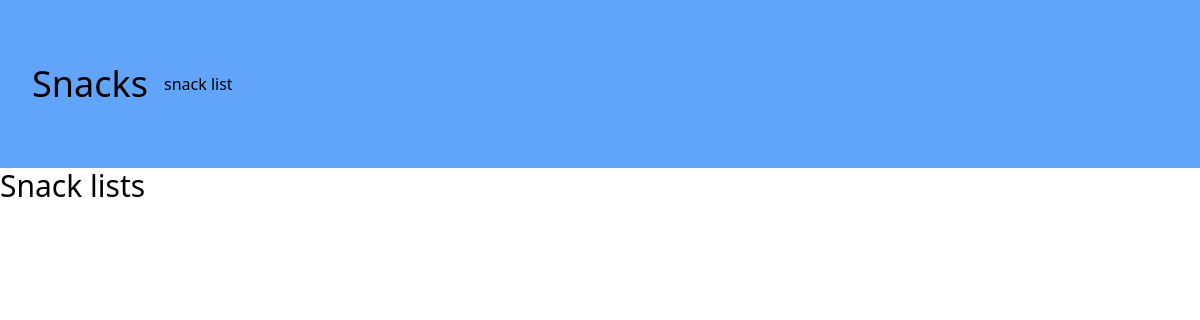
Before: / with the older database file.
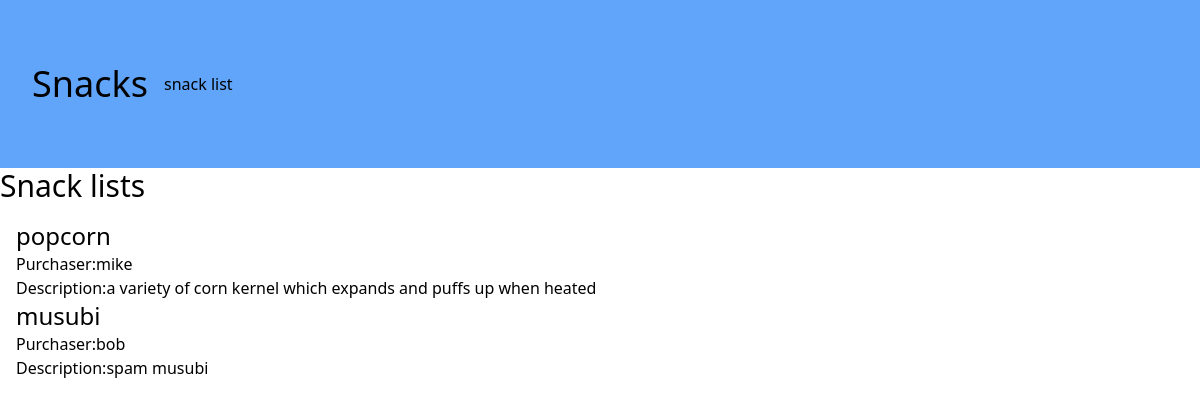
After: the same page with the newer database file.
### snacks/models.py (models this page shows, shortened)
class Snack(models.Model):
    name = models.CharField(max_length=64)
    purchaser = models.ForeignKey(get_user_model(), on_delete=models.CASCADE)
    description = models.TextField()

### snacks/views.py (the view)
# urls.py: path('', SnackListView.as_view(), name ='snack_list'),
class SnackListView(ListView):
    template_name = 'snack_list.html'
    model = Snack
    context_object_name = 'snacks'

### templates/snack_list.html (shortened to what this page needs)
{% extends 'base.html' %}
{% block content %}
    <h2 class="text-3xl" p-4> Snack lists </h2>
    <ul class="p-4">
        {% for snack in snacks %}
        <ul>
            <a href="{% url 'snack_detail' snack.pk %}" class="text-2xl hover:text-red-400">{{ snack.name }}</a>
            <p>Purchaser:{{snack.purchaser}}</p>
            <p>Description:{{snack.description}}</p>
        </ul>
        {% endfor %}
        {% endblock content %}

### templates/base.html (shortened to what this page needs)
{% load compress %}
{% load static %}
<!DOCTYPE html>
<html lang="en">
<head>
    {% compress css %}
        <link rel="stylesheet" href="{% static 'src/output.css' %}">
    {% endcompress %}
</head>
<body>
    <header class="bg-blue-400 px-4 py-8 align-middle">
        <header class="bg-blue-400 px-4 py-8">
            <nav class="flex items-center">
                <h1 class="text-4xl mr-4">Snacks</h1>
                <a href="{% url 'snack_list' %}" class="mr-4">snack list</a>
            </nav>
        </header>
    </header>
    <main>
        {% block content %}
        {% endblock content %}
    </main>
</body>
</html>

Changed rows visible on the page:
added Snack: name "popcorn", purchaser "mike", description "a variety of corn kernel which expands and puffs up when heated"
added Snack: name "musubi", purchaser "bob", description "spam musubi"
